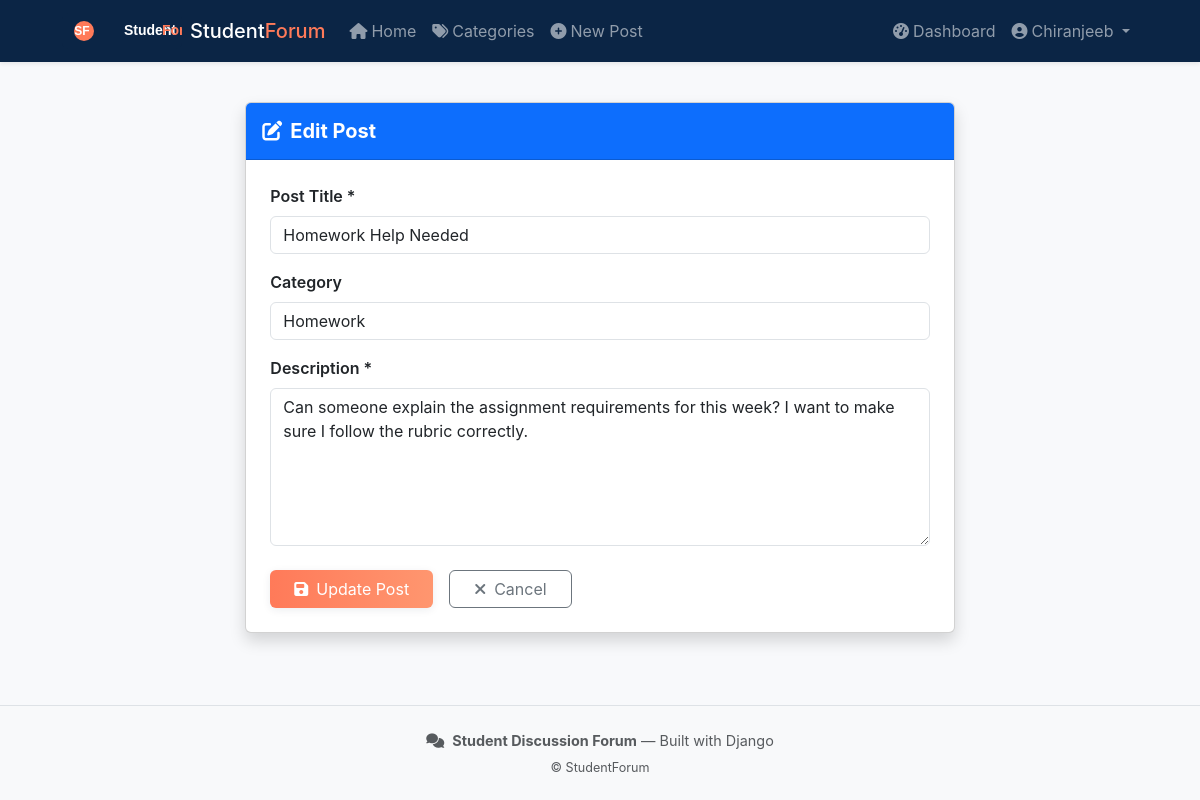
Screenshot of /post/2/edit/ (signed in) with the database file from the repository.
### studentforum/models.py (models this page shows, shortened)
class Post(models.Model):
    title = models.CharField(max_length=200)
    description = models.TextField()
    created_date = models.DateTimeField(auto_now_add=True)
    updated_date = models.DateTimeField(auto_now=True)
    user = models.ForeignKey(User, on_delete=models.CASCADE, related_name="posts")
    category = models.ForeignKey(Category, on_delete=models.SET_NULL, null=True, related_name="posts")
    class Meta:
        ordering = ["-created_date"]

### studentforum/views.py (the view)
# urls.py: path("post/<int:pk>/edit/", views.edit_post, name="edit_post"),
@login_required
def edit_post(request, pk):
    post = get_object_or_404(Post, pk=pk)
    if post.user != request.user and not request.user.is_staff:
        messages.error(request, "You are not authorized to edit this post.")
        return redirect("post_detail", pk=pk)
    if request.method == "POST":
        form = PostForm(request.POST, instance=post)
        if form.is_valid():
            form.save()
            messages.success(request, "Post updated successfully!")
            return redirect("post_detail", pk=pk)
    else:
        form = PostForm(instance=post)
    return render(request, "studentforum/create_post.html", {"form": form, "title": "Edit Post", "post": post})

### studentforum/forms.py
class PostForm(forms.ModelForm):
    class Meta:
        model = Post
        fields = ["title", "description", "category"]
        widgets = {
            "title": forms.TextInput(attrs={"class": "form-control", "placeholder": "Enter post title"}),
            "description": forms.Textarea(
                attrs={"class": "form-control", "rows": 6, "placeholder": "Write your discussion here..."}
            ),
            "category": forms.Select(attrs={"class": "form-control"}),
        }

### studentforum/models.py (called while the page is built)
    def __str__(self):
        return self.name

### studentforum/templates/studentforum/create_post.html (shortened to what this page needs)
{% extends 'studentforum/base.html' %}
{% block content %}
<div class="container py-4">
    <div class="row justify-content-center">
        <div class="col-lg-8">
            <div class="card shadow">
                <div class="card-header bg-primary text-white py-3">
                    <h5 class="mb-0 fw-bold">
                        <i class="fas fa-{% if post %}edit{% else %}plus-circle{% endif %} me-2"></i>{{ title }}
                    </h5>
                </div>
                <div class="card-body p-4">
                    <form method="POST" class="needs-validation" novalidate>
                        <div class="mb-3">
                            <label class="form-label fw-semibold">Post Title *</label>
                            {{ form.title }}
                        </div>
                        <div class="mb-3">
                            <label class="form-label fw-semibold">Category</label>
                            {{ form.category }}
                        </div>
                        <div class="mb-4">
                            <label class="form-label fw-semibold">Description *</label>
                            {{ form.description }}
                        </div>
                        <div class="d-flex gap-3">
                            <button type="submit" class="btn btn-primary px-4">
                                <i class="fas fa-save me-2"></i>{% if post %}Update Post{% else %}Publish Post{% endif %}
                            </button>
                            <a href="{% if post %}{% url 'post_detail' post.pk %}{% else %}{% url 'home' %}{% endif %}"
                               class="btn btn-outline-secondary px-4">
                                <i class="fas fa-times me-2"></i>Cancel
                            </a>
                        </div>
                    </form>
                </div>
            </div>
        </div>
    </div>
</div>
{% endblock %}

### studentforum/templates/studentforum/base.html (shortened to what this page needs)
<!DOCTYPE html>
<html lang="en">
{% load static %}
<head>
    <link href="https://cdn.jsdelivr.net/npm/bootstrap@5.3.0/dist/css/bootstrap.min.css" rel="stylesheet">
    <link href="https://cdnjs.cloudflare.com/ajax/libs/font-awesome/6.4.0/css/all.min.css" rel="stylesheet">
    <link href="{% static 'css/site.css' %}" rel="stylesheet">
</head>
<body>
<nav class="navbar navbar-expand-lg navbar-dark bg-primary shadow-sm">
    <div class="container">
        <a class="navbar-brand d-flex align-items-center" href="{% url 'home' %}">
            <img src="{% static 'images/logo.svg' %}" alt="Logo" height="36" class="me-2" />
            <span class="h5 mb-0">Student<span class="text-accent">Forum</span></span>
        </a>
        <div class="collapse navbar-collapse" id="navbarNav">
            <ul class="navbar-nav me-auto">
                <li class="nav-item"><a class="nav-link" href="{% url 'home' %}"><i class="fas fa-home me-1"></i>Home</a></li>
                <li class="nav-item"><a class="nav-link" href="{% url 'category_list' %}"><i class="fas fa-tags me-1"></i>Categories</a></li>
                {% if user.is_authenticated %}
                <li class="nav-item"><a class="nav-link" href="{% url 'create_post' %}"><i class="fas fa-plus-circle me-1"></i>New Post</a></li>
                {% endif %}
            </ul>
            <ul class="navbar-nav">
                {% if user.is_authenticated %}
                <li class="nav-item"><a class="nav-link" href="{% url 'dashboard' %}"><i class="fas fa-tachometer-alt me-1"></i>Dashboard</a></li>
                <li class="nav-item dropdown">
                    <a class="nav-link dropdown-toggle" href="#" data-bs-toggle="dropdown">
                        <i class="fas fa-user-circle me-1"></i>{{ user.username }}
                    </a>
                </li>
                {% else %}
                <li class="nav-item"><a class="nav-link" href="{% url 'login' %}"><i class="fas fa-sign-in-alt me-1"></i>Login</a></li>
                <li class="nav-item"><a class="btn btn-primary btn-sm ms-2" href="{% url 'register' %}">Register</a></li>
                {% endif %}
            </ul>
        </div>
    </div>
</nav>
{% block content %}{% endblock %}
<footer class="mt-5 py-4 bg-light border-top">
    <div class="container text-center">
        <p class="mb-1 text-muted"><i class="fas fa-comments me-2"></i><strong>Student Discussion Forum</strong> — Built with Django</p>
        <small class="text-muted">&copy; {{ now|date:"Y" }} StudentForum</small>
    </div>
</footer>
</body>
</html>

### static/css/site.css (style rules this page uses)
:root { --brand: #0b2545; --accent: #ff7a59; --muted: #6c757d; }
body { font-family: Inter, system-ui, -apple-system, "Segoe UI", Roboto, "Helvetica Neue", Arial; background-color: #f8f9fb; color: #212529; }
.navbar-brand .text-accent { color: var(--accent); }
.navbar.bg-primary { background-color: var(--brand) !important; }
.btn-primary { background-image: linear-gradient(90deg, var(--accent), #ff966f); border: none; box-shadow: 0 2px 8px rgba(11, 37, 69, 0.08); }
footer { font-size: 0.9rem; }
.container { max-width: 1100px; }

### rows the page displays
Post: title "Homework Help Needed", category "Homework", description "Can someone explain the assignment requirements for this week? I want to make sure I follow the rubric correctly."

### other values shown
{{ user.username }} "Chiranjeeb"
{{ title }} "Edit Post"
